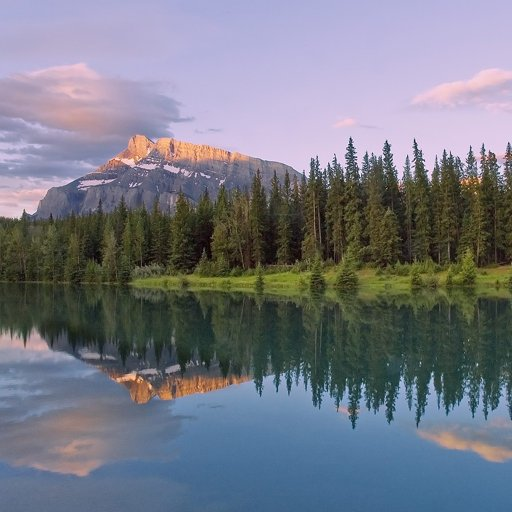
//> input picture OpenCV/lake.png, 512 x 512 px
$ ./perspective_transform   (built with g++ and OpenCV 4)
//> lines starting //> are read from the running program, lines starting //| are printed output that depends on the picture; after the words box and inside, x2 and y2 are one past the last pixel; in counts of white or black regions, pixels touching at a corner belong together
#include <opencv2/opencv.hpp>
using namespace cv;
using namespace std;

int main()
{
	Mat image = imread("./lake.png", 1);
//> image is the input picture: 512 rows x 512 cols, CV_8UC3; mean B, G, R 132.1, 120.5, 117.1
	CV_Assert(image.data);

	Point2f pts1[4] = {
		Point2f(90, 170), Point2f(300, 120),
		Point2f(90, 285), Point2f(300, 320)
	};

	Point2f pts2[4] = {
		Point2f(60, 120), Point2f(340, 110),
		Point2f(60, 280), Point2f(340, 280)
	};

	Mat dst(image.size(), CV_8UC1);
	Mat perspect_map = getPerspectiveTransform(pts1, pts2);
	warpPerspective(image, dst, perspect_map, image.size(), INTER_CUBIC);
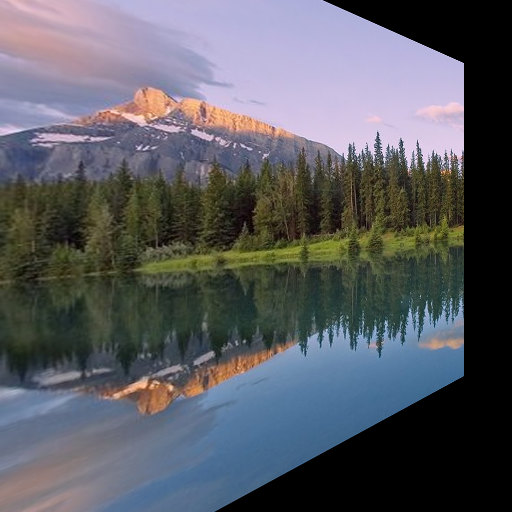
//> dst: 512 rows x 512 cols, CV_8UC3; mean B, G, R 98.8, 91.8, 90
	cout << "[perspect_map] = " << endl << perspect_map << endl << endl;

	vector<Point3f> pts3, pts4;

	for(int i = 0; i < 4; i++)
	{
		pts3.push_back(Point3f(pts1[i].x, pts1[i].y, 1));
	}
	transform(pts3, pts4, perspect_map);

	for (int i = 0; i < 4; i++)
	{
		pts4[i] /= pts4[i].z;
		cout << "pts2[" << i << "]=" << pts2[i] << "\t";
		cout << "pts4[" << i << "]=" << pts4[i] << endl;

		circle(image, pts1[i], 2, Scalar(0, 0, 255), 2);
		circle(dst, pts2[i], 2, Scalar(0, 0, 255), 2);
	}
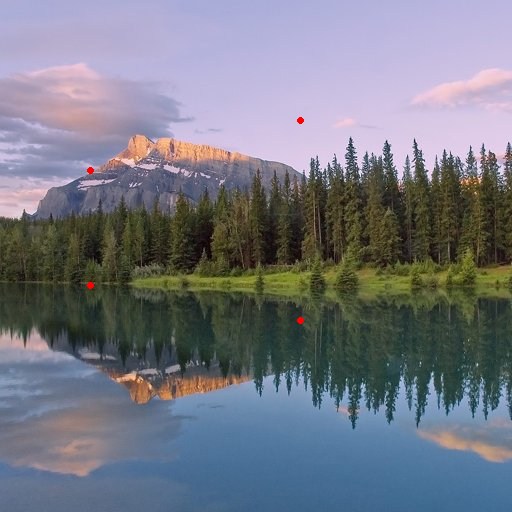
//> image: 512 rows x 512 cols, CV_8UC3; 0.06% of pixels changed, all inside (x1, y1, x2, y2) = (87, 117, 304, 324)
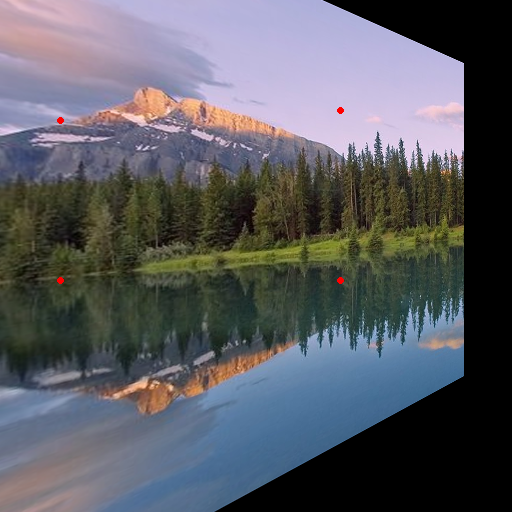
//> dst: 512 rows x 512 cols, CV_8UC3; 0.06% of pixels changed, all inside (x1, y1, x2, y2) = (57, 107, 344, 284)

	imshow("image", image), imshow("dst - distortion correction", dst);
	waitKey();

	return 0;
}

$ run again, with OpenCV/box.jpg saved as OpenCV/lake.png
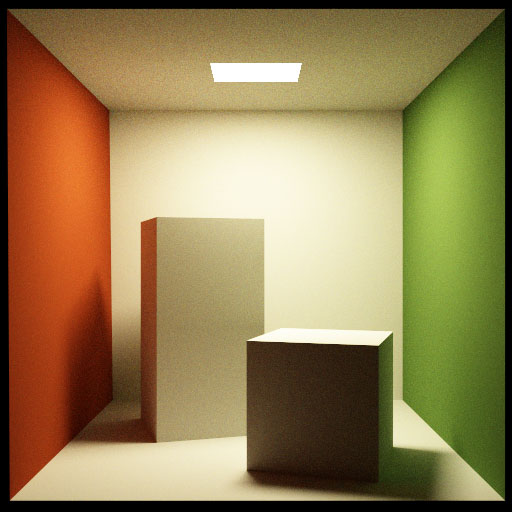
//> input picture OpenCV/box.jpg, 512 x 512 px
//> image is the input picture: 512 rows x 512 cols, CV_8UC3; mean B, G, R 82.2, 127.5, 148.3
//> after the loop `for (int i = 0; i < 4; i++)`:
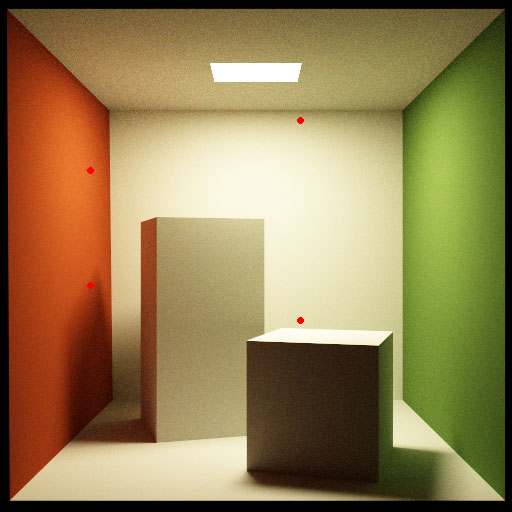
//> image: 512 rows x 512 cols, CV_8UC3; 0.06% of pixels changed, all inside (x1, y1, x2, y2) = (87, 117, 304, 324)
//> after the loop `for (int i = 0; i < 4; i++)`:
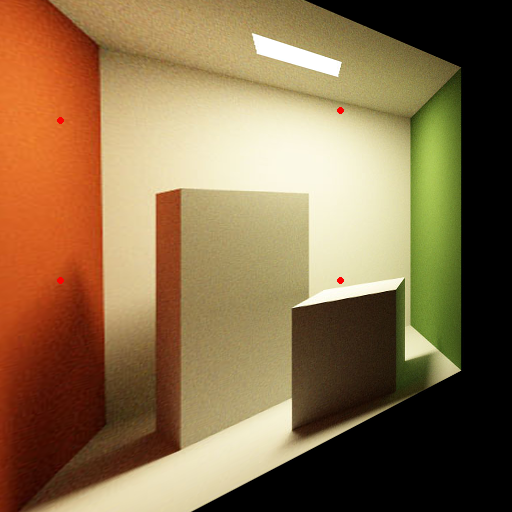
//> dst: 512 rows x 512 cols, CV_8UC3; mean B, G, R 73.7, 109.5, 136.5
